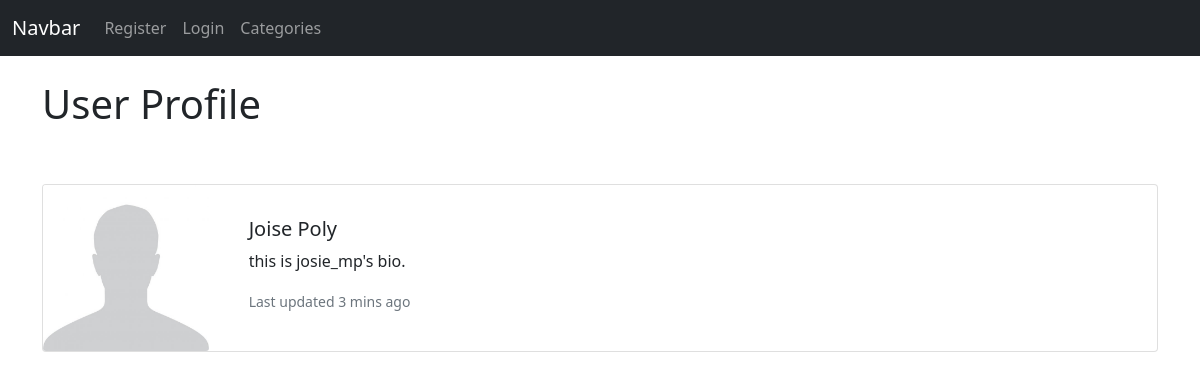
Screenshot of /members/2/profile/ with the database file from the repository.
### blog/models.py (models this page shows, shortened)
class Profile(models.Model):
    user = models.OneToOneField(User, null=True, on_delete=models.CASCADE)
    bio = models.TextField()
    profile_pic = models.ImageField(null=True, blank=True, upload_to='images/members/profile_pic')
    website_url = models.CharField(max_length=255, null=True, blank=True)
    instagram_url = models.CharField(max_length=255, null=True, blank=True)
    facebook_url = models.CharField(max_length=255, null=True, blank=True)
    twitter_url = models.CharField(max_length=255, null=True, blank=True)
    linkedin_url = models.CharField(max_length=255, null=True, blank=True)
    snapchat_url = models.CharField(max_length=255, null=True, blank=True)
    def __str__(self):
        return str(self.user)

### members/views.py (the view)
# urls.py: path('<int:pk>/profile/', ProfilePageView.as_view(), name='profile_page'),
class ProfilePageView(DetailView):
    model = Profile
    template_name = 'registration/user_profile.html'
    def get_context_data(self, *args, **kwargs):
        context = super(ProfilePageView, self).get_context_data(*args, **kwargs)
        page_user = get_object_or_404(Profile, id=self.kwargs['pk'])
        context['page_user'] = page_user
        return context

### members/templates/registration/user_profile.html (shortened to what this page needs)
{% extends 'Navbars/blog_nav.html' %}
{% load static %}
{% block items %}
<h1>User Profile</h1>
<br><br>
<div class="card mb-3">
    <div class="row no-gutters">
      <div class="col-md-2">
        {% if page_user.profile_pic %}
          <img src="{{page_user.profile_pic.url}}" class="card-img" alt="...">
        {% else %}
          <img src="{% static 'Media/images/members/default/profile-pic.jpg' %}" class="card-img" alt="">
        {% endif %}
      </div>
      <div class="col-md-10">
        <div class="card-body">
          <h5 class="card-title">{{ page_user.user.first_name }} {{ page_user.user.last_name }}</h5>
          <p class="card-text">{{page_user.bio}}.</p>
          <p class="card-text"><small class="text-muted">Last updated 3 mins ago</small></p>
        </div>
      </div>
    </div>
  </div>
{%endblock%}

### rows the page displays
Profile: user.first_name "Joise", user.last_name "Poly", bio "this is josie_mp's bio"
